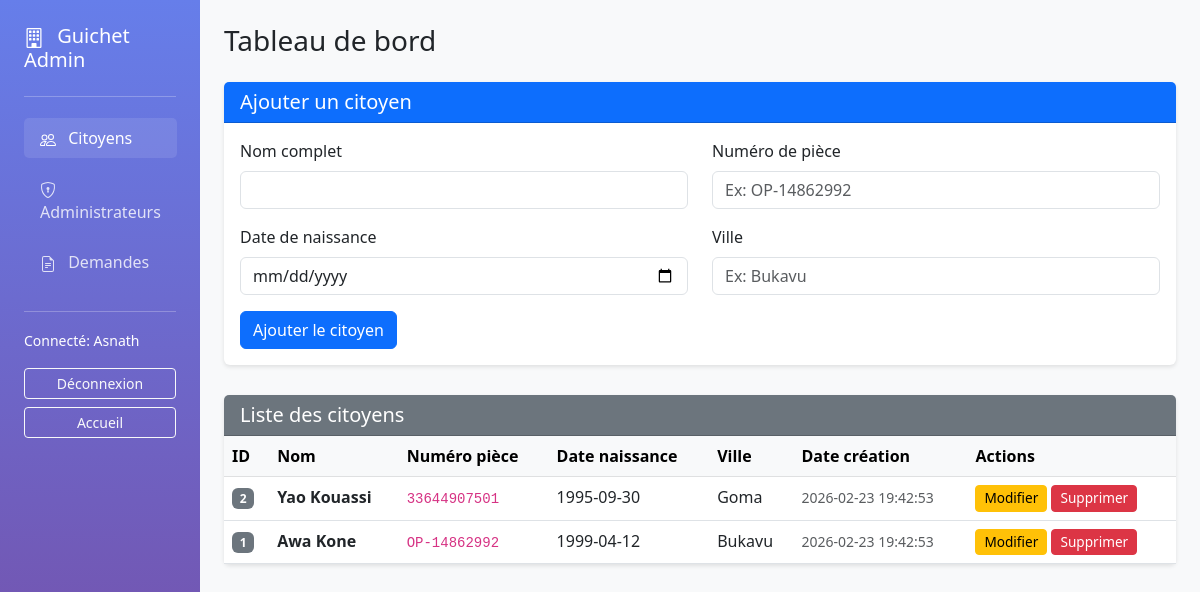
The page /administrateur.php (signed in) on the database its author committed.
### tables this page shows
CREATE TABLE IF NOT EXISTS citoyens (
    id INT AUTO_INCREMENT PRIMARY KEY,
    nom_complet VARCHAR(150) NOT NULL,
    numero_piece VARCHAR(50) NOT NULL UNIQUE,
    date_naissance DATE NOT NULL,
    ville VARCHAR(80) NOT NULL,
    date_creation TIMESTAMP DEFAULT CURRENT_TIMESTAMP
);

### fonctions.php (called while the page is built, shortened)
<?php
function lister_citoyens(PDO $pdo, int $limite = 20): array
{
    $stmt = $pdo->prepare('SELECT id, nom_complet, numero_piece, date_naissance, ville, date_creation
                           FROM citoyens
                           ORDER BY id DESC
                           LIMIT :limite');
    $stmt->bindValue(':limite', $limite, PDO::PARAM_INT);
    $stmt->execute();
    return $stmt->fetchAll();
}

### administrateur.php (the view, shortened to what this page needs)
<?php
require_once __DIR__ . '/demarrage.php';
require_once __DIR__ . '/fonctions.php';
date_default_timezone_set($configApplication['fuseau_horaire']);
$action = $_GET['action'] ?? 'tableau_bord';
$section = $_GET['section'] ?? 'citoyens';
try {
    $pdo = ouvrir_base_de_donnees($configApplication);
    $citoyens = lister_citoyens($pdo, 100);
    $citoyenAEditer = null;
} catch (Throwable $e) {
    $messageErreur = 'Erreur: ' . $e->getMessage();
    journaliser($configApplication, 'ERREUR', 'Erreur page administrateur', ['message' => $e->getMessage()]);
    $citoyens = [];
    $administrateurs = [];
    $demandes = [];
}
?>
<!doctype html>
<html lang="fr">
<head>
    <link href="https://cdn.jsdelivr.net/npm/bootstrap@5.3.0/dist/css/bootstrap.min.css" rel="stylesheet">
</head>
<body>
    <div class="container-fluid">
        <div class="row">
            <div class="col-md-2 sidebar p-4">
                <h5 class="mb-4">
                    Guichet Admin
                </h5>
                <hr class="bg-white">
                <nav class="nav flex-column">
                    <a class="nav-link <?= $section === 'citoyens' ? 'active' : '' ?>" href="?section=citoyens">
                        Citoyens
                    </a>
                    <a class="nav-link <?= $section === 'administrateurs' ? 'active' : '' ?>" href="?section=administrateurs">
                        Administrateurs
                    </a>
                    <a class="nav-link <?= $section === 'demandes' ? 'active' : '' ?>" href="?section=demandes">
                        Demandes
                    </a>
                </nav>
                <hr class="bg-white mt-4">
                <div class="mb-3">
                    <small>Connecté: <?= htmlspecialchars($_SESSION['admin_nom'], ENT_QUOTES, 'UTF-8') ?></small>
                </div>
                <a href="deconnexion_admin.php" class="btn btn-outline-light btn-sm w-100">Déconnexion</a>
                <a href="index.php" class="btn btn-outline-light btn-sm w-100 mt-2">Accueil</a>
            </div>
            <div class="col-md-10 p-4">
                <h3 class="mb-4">Tableau de bord</h3>
                <?php if ($section === 'citoyens'): ?>
                    <?php if ($action === 'editer_citoyen' && $citoyenAEditer): ?>
                        <div class="card">
                            <div class="card-header bg-warning text-dark">
                                <h5 class="mb-0">Modifier un citoyen</h5>
                            </div>
                            <div class="card-body">
                                <form method="post" action="administrateur.php?section=citoyens">
                                    <input type="hidden" name="action" value="modifier_citoyen">
                                    <input type="hidden" name="id" value="<?= (int) $citoyenAEditer['id'] ?>">
                                    <div class="row">
                                        <div class="col-md-6 mb-3">
                                            <label class="form-label">Nom complet</label>
                                            <input type="text" name="nom_complet" class="form-control" value="<?= htmlspecialchars($citoyenAEditer['nom_complet'], ENT_QUOTES, 'UTF-8') ?>" required>
                                        </div>
                                        <div class="col-md-6 mb-3">
                                            <label class="form-label">Numéro de pièce</label>
                                            <input type="text" name="numero_piece" class="form-control" value="<?= htmlspecialchars($citoyenAEditer['numero_piece'], ENT_QUOTES, 'UTF-8') ?>" required>
                                        </div>
                                    </div>
                                    <div class="row">
                                        <div class="col-md-6 mb-3">
                                            <label class="form-label">Date de naissance</label>
                                            <input type="date" name="date_naissance" class="form-control" value="<?= htmlspecialchars($citoyenAEditer['date_naissance'], ENT_QUOTES, 'UTF-8') ?>" required>
                                        </div>
                                        <div class="col-md-6 mb-3">
                                            <label class="form-label">Ville</label>
                                            <input type="text" name="ville" class="form-control" value="<?= htmlspecialchars($citoyenAEditer['ville'], ENT_QUOTES, 'UTF-8') ?>" required>
                                        </div>
                                    </div>
                                    <button type="submit" class="btn btn-warning">Enregistrer les modifications</button>
                                    <a href="administrateur.php?section=citoyens" class="btn btn-secondary">Annuler</a>
                                </form>
                            </div>
                        </div>
                    <?php else: ?>
                        <div class="card">
                            <div class="card-header bg-primary text-white">
                                <h5 class="mb-0">Ajouter un citoyen</h5>
                            </div>
                            <div class="card-body">
                                <form method="post" action="administrateur.php?section=citoyens">
                                    <div class="row">
                                        <div class="col-md-6 mb-3">
                                            <label class="form-label">Nom complet</label>
                                            <input type="text" name="nom_complet" class="form-control" required>
                                        </div>
                                        <div class="col-md-6 mb-3">
                                            <label class="form-label">Numéro de pièce</label>
                                            <input type="text" name="numero_piece" class="form-control" placeholder="Ex: OP-14862992" required>
                                        </div>
                                    </div>
                                    <div class="row">
                                        <div class="col-md-6 mb-3">
                                            <label class="form-label">Date de naissance</label>
                                            <input type="date" name="date_naissance" class="form-control" required>
                                        </div>
                                        <div class="col-md-6 mb-3">
                                            <label class="form-label">Ville</label>
                                            <input type="text" name="ville" class="form-control" placeholder="Ex: Bukavu" required>
                                        </div>
                                    </div>
                                    <button type="submit" class="btn btn-primary">Ajouter le citoyen</button>
                                </form>
                            </div>
                        </div>
                        <div class="card">
                            <div class="card-header bg-secondary text-white">
                                <h5 class="mb-0">Liste des citoyens</h5>
                            </div>
                            <div class="card-body p-0">
                                <div class="table-responsive">
                                    <table class="table table-hover mb-0">
                                        <thead class="table-light">
                                            <tr>
                                                <th>ID</th>
                                                <th>Nom</th>
                                                <th>Numéro pièce</th>
                                                <th>Date naissance</th>
                                                <th>Ville</th>
                                                <th>Date création</th>
                                                <th>Actions</th>
                                            </tr>
                                        </thead>
                                        <tbody>
                                        <?php foreach ($citoyens as $citoyen): ?>
                                            <tr>
                                                <td><span class="badge bg-secondary"><?= (int) $citoyen['id'] ?></span></td>
                                                <td><strong><?= htmlspecialchars((string) $citoyen['nom_complet'], ENT_QUOTES, 'UTF-8') ?></strong></td>
                                                <td><code><?= htmlspecialchars((string) $citoyen['numero_piece'], ENT_QUOTES, 'UTF-8') ?></code></td>
                                                <td><?= htmlspecialchars((string) $citoyen['date_naissance'], ENT_QUOTES, 'UTF-8') ?></td>
                                                <td><?= htmlspecialchars((string) $citoyen['ville'], ENT_QUOTES, 'UTF-8') ?></td>
                                                <td><small class="text-muted"><?= htmlspecialchars((string) $citoyen['date_creation'], ENT_QUOTES, 'UTF-8') ?></small></td>
                                                <td>
                                                    <a href="?section=citoyens&action=editer_citoyen&id=<?= (int) $citoyen['id'] ?>" class="btn btn-sm btn-warning btn-action">Modifier</a>
                                                    <form method="post" action="administrateur.php?section=citoyens" style="display:inline;" onsubmit="return confirm('Confirmer la suppression ?');">
                                                        <button type="submit" class="btn btn-sm btn-danger btn-action">Supprimer</button>
                                                    </form>
                                                </td>
                                            </tr>
                                        <?php endforeach; ?>
                                        </tbody>
                                    </table>
                                </div>
                            </div>
                        </div>
                    <?php endif; ?>
                <?php endif; ?>
            </div>
        </div>
    </div>
</body>
</html>

### administrateur.php (style rules this page uses)
body { background-color: #f8f9fa; }
.sidebar { min-height: 100vh; background: linear-gradient(180deg, #667eea 0%, #764ba2 100%); color: white; }
.sidebar .nav-link { color: rgba(255,255,255,0.8); border-radius: 5px; margin: 5px 0; }
.sidebar .nav-link:hover, .sidebar .nav-link.active { background-color: rgba(255,255,255,0.1); color: white; }
.card { box-shadow: 0 2px 4px rgba(0,0,0,0.1); margin-bottom: 30px; border: none; }
.table { background-color: white; }
.btn-action { padding: 2px 8px; font-size: 0.85rem; }

### rows shown on the page
citoyens: id "2", nom_complet "Yao Kouassi", numero_piece "33644907501", date_naissance "1995-09-30", ville "Goma", date_creation "2026-02-23 19:42:53"
citoyens: id "1", nom_complet "Awa Kone", numero_piece "OP-14862992", date_naissance "1999-04-12", ville "Bukavu", date_creation "2026-02-23 19:42:53"

### other values the page prints
$_SESSION['admin_nom'] "Asnath"
